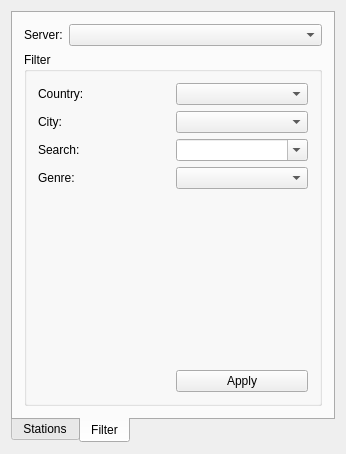
<?xml version="1.0" encoding="UTF-8"?>
<ui version="4.0">
 <class>Form</class>
 <widget class="QMainWindow" name="Form">
  <property name="geometry">
   <rect>
    <x>0</x>
    <y>0</y>
    <width>346</width>
    <height>454</height>
   </rect>
  </property>
  <property name="windowTitle">
   <string>Heroku</string>
  </property>
  <widget class="QWidget" name="centralWidget">
   <layout class="QGridLayout" name="gridLayout_2">
    <item row="0" column="0">
     <widget class="QTabWidget" name="tabWidget">
      <property name="tabPosition">
       <enum>QTabWidget::South</enum>
      </property>
      <property name="currentIndex">
       <number>1</number>
      </property>
      <widget class="QWidget" name="tab">
       <attribute name="title">
        <string>Stations</string>
       </attribute>
       <layout class="QGridLayout" name="gridLayout_3">
        <item row="0" column="0">
         <widget class="QPushButton" name="pushButton">
          <property name="text">
           <string>&lt;&lt;</string>
          </property>
         </widget>
        </item>
        <item row="0" column="1">
         <widget class="QPushButton" name="pushButton_2">
          <property name="text">
           <string>&gt;&gt;</string>
          </property>
         </widget>
        </item>
        <item row="0" column="2">
         <widget class="QLabel" name="page">
          <property name="text">
           <string>[page]</string>
          </property>
          <property name="alignment">
           <set>Qt::AlignRight|Qt::AlignTrailing|Qt::AlignVCenter</set>
          </property>
         </widget>
        </item>
        <item row="1" column="0" colspan="3">
         <widget class="QListWidget" name="stations">
          <property name="contextMenuPolicy">
           <enum>Qt::ActionsContextMenu</enum>
          </property>
         </widget>
        </item>
       </layout>
      </widget>
      <widget class="QWidget" name="tab_3">
       <attribute name="title">
        <string>Filter</string>
       </attribute>
       <layout class="QGridLayout" name="gridLayout_4">
        <item row="0" column="0">
         <widget class="QLabel" name="label">
          <property name="text">
           <string>Server:</string>
          </property>
         </widget>
        </item>
        <item row="0" column="1">
         <widget class="QComboBox" name="comboBox_server">
          <property name="sizePolicy">
           <sizepolicy hsizetype="Expanding" vsizetype="Fixed">
            <horstretch>0</horstretch>
            <verstretch>0</verstretch>
           </sizepolicy>
          </property>
          <property name="currentIndex">
           <number>-1</number>
          </property>
          <item>
           <property name="text">
            <string>http://192.168.1.128:3000</string>
           </property>
          </item>
          <item>
           <property name="text">
            <string>http://192.168.2.14:3000</string>
           </property>
          </item>
          <item>
           <property name="text">
            <string>http://music.heroku.com</string>
           </property>
          </item>
         </widget>
        </item>
        <item row="1" column="0" colspan="2">
         <widget class="QGroupBox" name="groupBox">
          <property name="title">
           <string>Filter</string>
          </property>
          <layout class="QGridLayout" name="gridLayout_5">
           <item row="0" column="0">
            <widget class="QLabel" name="label_2">
             <property name="text">
              <string>Country:</string>
             </property>
            </widget>
           </item>
           <item row="0" column="1">
            <widget class="QComboBox" name="comboBox_country">
             <property name="sizePolicy">
              <sizepolicy hsizetype="Expanding" vsizetype="Fixed">
               <horstretch>0</horstretch>
               <verstretch>0</verstretch>
              </sizepolicy>
             </property>
            </widget>
           </item>
           <item row="1" column="0">
            <widget class="QLabel" name="label_3">
             <property name="text">
              <string>City:</string>
             </property>
            </widget>
           </item>
           <item row="1" column="1">
            <widget class="QComboBox" name="comboBox_city">
             <property name="sizePolicy">
              <sizepolicy hsizetype="Expanding" vsizetype="Fixed">
               <horstretch>0</horstretch>
               <verstretch>0</verstretch>
              </sizepolicy>
             </property>
            </widget>
           </item>
           <item row="2" column="0">
            <widget class="QLabel" name="label_4">
             <property name="text">
              <string>Search:</string>
             </property>
            </widget>
           </item>
           <item row="2" column="1">
            <widget class="QComboBox" name="comboBox_search">
             <property name="sizePolicy">
              <sizepolicy hsizetype="Expanding" vsizetype="Fixed">
               <horstretch>0</horstretch>
               <verstretch>0</verstretch>
              </sizepolicy>
             </property>
             <property name="editable">
              <bool>true</bool>
             </property>
             <property name="insertPolicy">
              <enum>QComboBox::InsertAtTop</enum>
             </property>
            </widget>
           </item>
           <item row="6" column="0">
            <spacer name="horizontalSpacer">
             <property name="orientation">
              <enum>Qt::Horizontal</enum>
             </property>
             <property name="sizeHint" stdset="0">
              <size>
               <width>40</width>
               <height>20</height>
              </size>
             </property>
            </spacer>
           </item>
           <item row="6" column="1">
            <widget class="QPushButton" name="pushButton_filter_apply">
             <property name="text">
              <string>Apply</string>
             </property>
            </widget>
           </item>
           <item row="5" column="0" colspan="2">
            <spacer name="verticalSpacer">
             <property name="orientation">
              <enum>Qt::Vertical</enum>
             </property>
             <property name="sizeHint" stdset="0">
              <size>
               <width>20</width>
               <height>40</height>
              </size>
             </property>
            </spacer>
           </item>
           <item row="4" column="1">
            <widget class="QComboBox" name="comboBox_genre">
             <property name="sizePolicy">
              <sizepolicy hsizetype="Expanding" vsizetype="Fixed">
               <horstretch>0</horstretch>
               <verstretch>0</verstretch>
              </sizepolicy>
             </property>
            </widget>
           </item>
           <item row="4" column="0">
            <widget class="QLabel" name="label_5">
             <property name="text">
              <string>Genre:</string>
             </property>
            </widget>
           </item>
          </layout>
         </widget>
        </item>
       </layout>
      </widget>
     </widget>
    </item>
   </layout>
  </widget>
  <action name="actionOpenStation">
   <property name="text">
    <string>OpenStation</string>
   </property>
  </action>
  <action name="actionPlayer">
   <property name="text">
    <string>Player</string>
   </property>
  </action>
  <action name="actionLog">
   <property name="text">
    <string>Log</string>
   </property>
  </action>
 </widget>
 <layoutdefault spacing="6" margin="11"/>
 <resources/>
 <connections/>
</ui>
